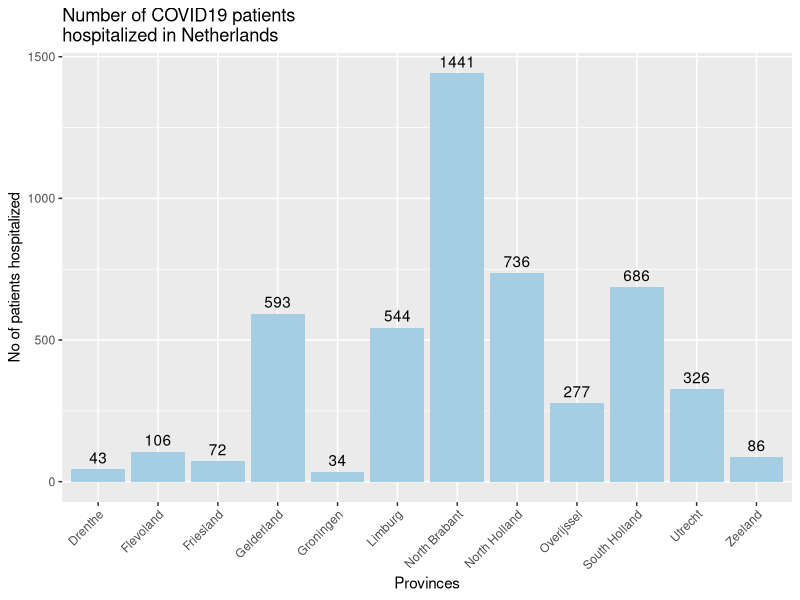

Write R code to recreate this figure.
library(ggplot2)
library(gridExtra)
library(reshape2)
library(RColorBrewer)


f1 <- read.table("www/cases.txt", sep="\t", stringsAsFactors=F, header=T)
f2 <- read.table("www/pro_mun.txt", sep="\t", stringsAsFactors=F, header=T)

f <- merge(f2, f1, by="Municipality", all.x=TRUE)

ff <- aggregate(f$Cases, by=list(f$Province), FUN=sum, na.rm=TRUE)
colnames(ff) <- c("Provinces", "Cases")

melted <- melt(ff)

p <- ggplot(data=melted, aes(x=Provinces, y=value, fill=variable)) +
			geom_bar(stat="identity", position=position_dodge()) +
			theme(axis.text.x = element_text(angle = 45, hjust=1), legend.position = "none") +
			labs(title = "Number of COVID19 patients\nhospitalized in Netherlands", x = "Provinces", y = "No of patients hospitalized") +
			scale_fill_brewer(palette="Paired") +
			geom_text(aes(label=value), position=position_dodge(width=0.9), vjust=-0.5)

g <- grid.arrange(p, layout_matrix = rbind(c(1)))

ggsave(file="www/total_cases.jpeg", plot = g, device = NULL, path = NULL, scale = 1, width = 4, height = 6, units = "in", dpi = 300, limitsize = TRUE)
